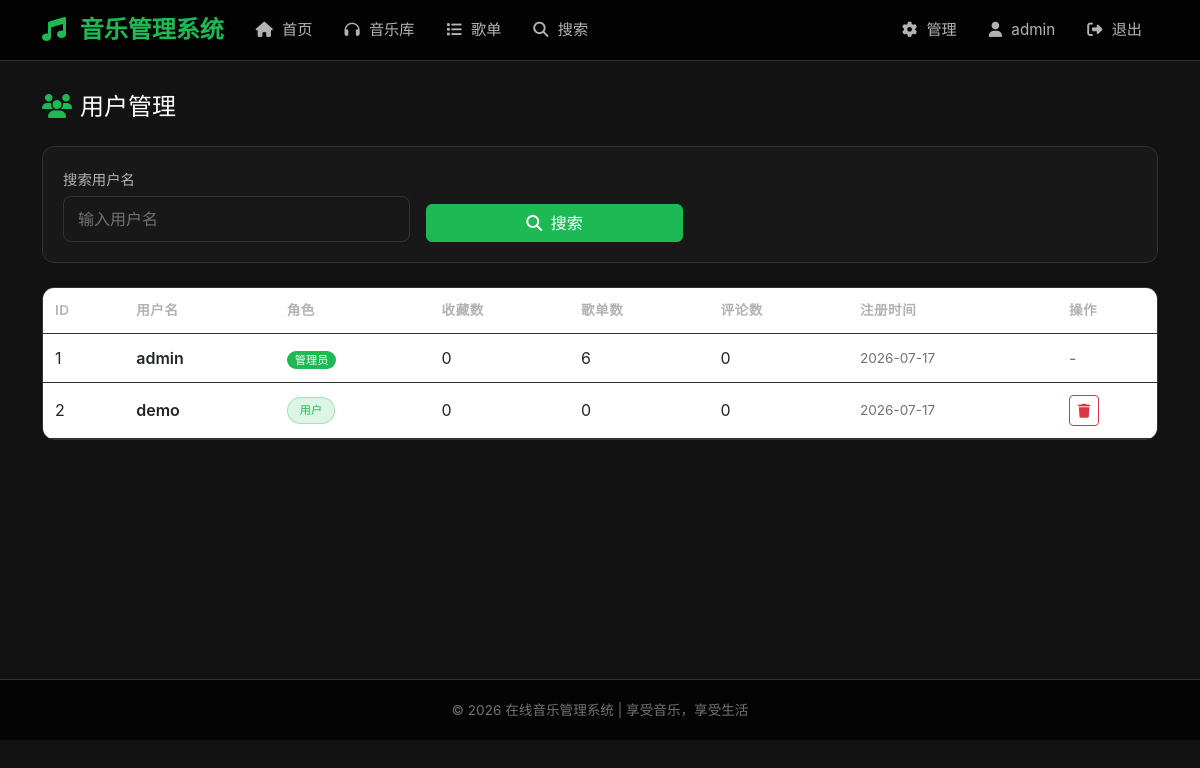
Page /admin/users (signed in) on the committed database.
### app.py (models this page shows, shortened)
class User(db.Model):
    __tablename__ = 'users'
    id = db.Column(db.Integer, primary_key=True)
    username = db.Column(db.String(50), unique=True, nullable=False)
    password = db.Column(db.String(200), nullable=False)
    role = db.Column(db.String(20), default='user')  # user, admin
    avatar = db.Column(db.String(200), default='default_avatar.png')
    created_at = db.Column(db.DateTime, default=db.func.now())
    favorites = db.relationship('Favorite', backref='user', lazy=True)
    reviews = db.relationship('Review', backref='user', lazy=True)
    playlists = db.relationship('Playlist', backref='creator', lazy=True)
    play_history = db.relationship('PlayHistory', backref='user', lazy=True)

### app.py (the view)
@app.route('/admin/users')
@admin_required
def admin_users():
    page = request.args.get('page', 1, type=int)
    per_page = 15
    search = request.args.get('search', '')
    query = User.query
    if search:
        query = query.filter(User.username.contains(search))
    users = query.order_by(User.created_at.desc()).paginate(
        page=page, per_page=per_page, error_out=False
    )
    return render_template('admin/users.html', users=users, search=search)

### app.py (called while the page is built)
def admin_required(f):
    @wraps(f)
    def decorated_function(*args, **kwargs):
        if 'user_id' not in session:
            flash('请先登录', 'warning')
            return redirect(url_for('login'))
        if session.get('role') != 'admin':
            flash('需要管理员权限', 'danger')
            return redirect(url_for('index'))
        return f(*args, **kwargs)
    return decorated_function

### templates/admin/users.html (shortened to what this page needs)
{% extends "base.html" %}
{% block content %}
<div class="d-flex justify-content-between align-items-center mb-4">
    <h4 class="mb-0"><i class="fas fa-users me-2" style="color: var(--primary-color);"></i>用户管理</h4>
</div>
<div class="card mb-4">
    <div class="card-body">
        <form method="GET" class="row g-3 align-items-end">
            <div class="col-md-4">
                <label class="form-label">搜索用户名</label>
                <input type="text" name="search" class="form-control" placeholder="输入用户名" value="{{ search }}">
            </div>
            <div class="col-md-3">
                <button type="submit" class="btn btn-primary w-100">
                    <i class="fas fa-search me-1"></i> 搜索
                </button>
            </div>
        </form>
    </div>
</div>
<div class="card">
    <div class="card-body p-0">
        {% if users.items %}
        <div class="table-responsive">
            <table class="table table-hover mb-0">
                <thead>
                    <tr>
                        <th>ID</th>
                        <th>用户名</th>
                        <th>角色</th>
                        <th>收藏数</th>
                        <th>歌单数</th>
                        <th>评论数</th>
                        <th>注册时间</th>
                        <th style="width: 100px;">操作</th>
                    </tr>
                </thead>
                <tbody>
                    {% for u in users.items %}
                    <tr>
                        <td>{{ u.id }}</td>
                        <td style="font-weight: 600;">{{ u.username }}</td>
                        <td>
                            {% if u.role == 'admin' %}
                            <span class="badge-official">管理员</span>
                            {% else %}
                            <span class="genre-badge" style="font-size: 0.7rem;">用户</span>
                            {% endif %}
                        </td>
                        <td>{{ u.favorites|length }}</td>
                        <td>{{ u.playlists|length }}</td>
                        <td>{{ u.reviews|length }}</td>
                        <td style="font-size: 0.85rem; color: var(--text-muted);">{{ u.created_at.strftime('%Y-%m-%d') if u.created_at else '' }}</td>
                        <td>
                            {% if u.role != 'admin' %}
                            <form method="POST" action="{{ url_for('admin_user_delete', user_id=u.id) }}" style="display:inline;">
                                <button type="submit" class="btn btn-sm btn-outline-danger" onclick="return confirm('确定删除用户 {{ u.username }}？此操作不可恢复！')">
                                    <i class="fas fa-trash"></i>
                                </button>
                            </form>
                            {% else %}
                            <span style="color: var(--text-muted);">-</span>
                            {% endif %}
                        </td>
                    </tr>
                    {% endfor %}
                </tbody>
            </table>
        </div>
        {% else %}
        <div class="text-center py-4">
            <p style="color: var(--text-secondary);">暂无用户</p>
        </div>
        {% endif %}
    </div>
</div>
{% endblock %}

### static/css/style.css (style rules this page uses)
:root { --primary-color: #1db954; --primary-dark: #169c46; --secondary-color: #191414; --bg-dark: #121212; --bg-card: #181818; --bg-card-hover: #282828; --text-primary: #ffffff; --text-secondary: #b3b3b3; --text-muted: #727272; --border-color: #333333; --gradient-start: #1db954; --gradient-end: #191414; }
* { margin: 0; padding: 0; box-sizing: border-box; }
body { font-family: -apple-system, BlinkMacSystemFont, 'Segoe UI', 'PingFang SC', 'Microsoft YaHei', sans-serif; background-color: var(--bg-dark); color: var(--text-primary); min-height: 100vh; display: flex; flex-direction: column; }
.btn-primary { background-color: var(--primary-color); border-color: var(--primary-color); color: #fff; }
.card { background-color: var(--bg-card); border: 1px solid var(--border-color); border-radius: 12px; transition: all 0.3s ease; overflow: hidden; }
.card-body { padding: 1.25rem; }
.badge-official { background-color: var(--primary-color); color: #fff; font-size: 0.7rem; padding: 2px 8px; border-radius: 10px; }
.table { color: var(--text-primary); margin-bottom: 0; }
.table thead th { border-bottom: 1px solid var(--border-color); color: var(--text-secondary); font-weight: 600; font-size: 0.85rem; text-transform: uppercase; letter-spacing: 0.5px; padding: 12px; }
.table td { border-bottom: 1px solid var(--border-color); vertical-align: middle; padding: 12px; }
.form-control, .form-select { background-color: var(--bg-card); border: 1px solid var(--border-color); color: var(--text-primary); border-radius: 8px; padding: 10px 14px; }
.form-control::placeholder { color: var(--text-muted); }
.form-label { color: var(--text-secondary); font-size: 0.9rem; margin-bottom: 6px; }
.genre-badge { display: inline-block; padding: 4px 12px; border-radius: 15px; font-size: 0.8rem; background-color: rgba(29, 185, 84, 0.15); color: var(--primary-color); border: 1px solid rgba(29, 185, 84, 0.3); }

### rows in the picture
User: id "1", username "admin", role "管理员", favorites|length "0", playlists|length "6", reviews|length "0", created_at "2026-07-17"
User: id "2", username "demo", role "用户", favorites|length "0", playlists|length "0", reviews|length "0", created_at "2026-07-17"

### other values in the picture
{{ session.username }} "admin"
